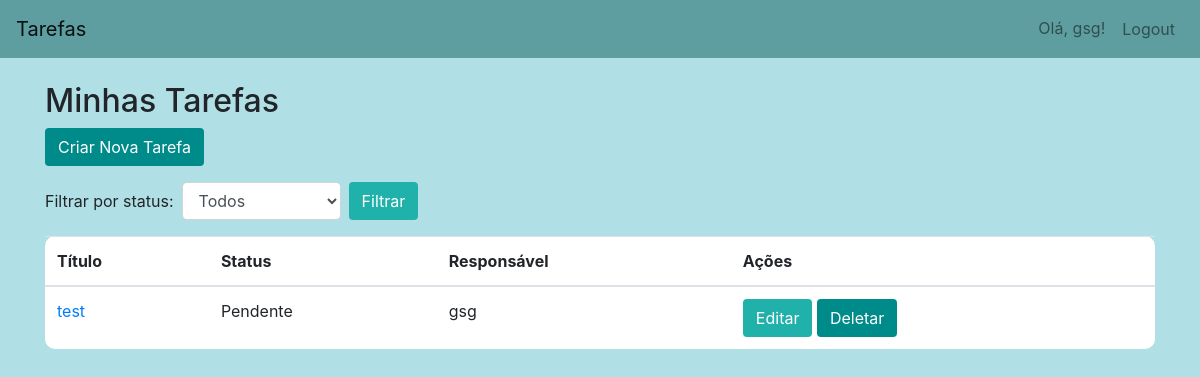
Before: /tasks/ (signed in) with the older database file.
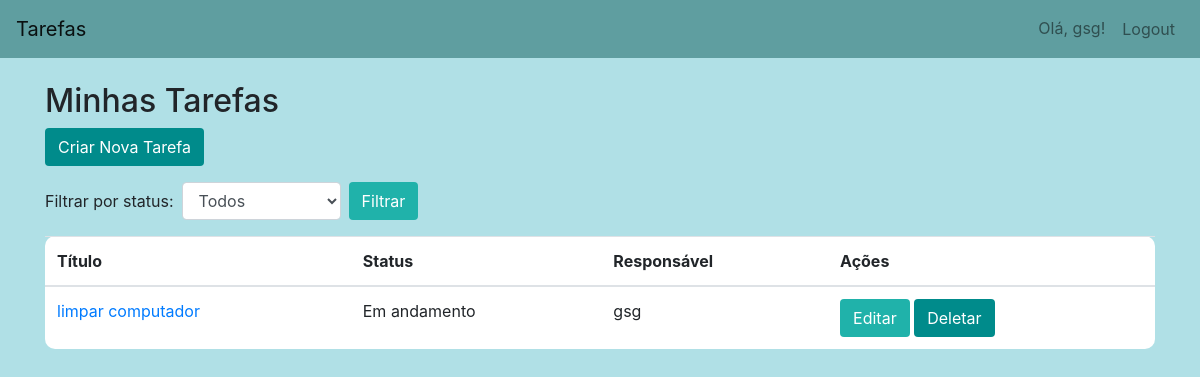
After: the same page with the newer database file.
### tasks/models.py (models this page shows, shortened)
class Task(models.Model):
    STATUS_CHOICES = [
        ('pending', 'Pendente'),
        ('in_progress', 'Em andamento'),
        ('completed', 'Concluída'),
    ]
    title = models.CharField(max_length=200)
    description = models.TextField(blank=True)
    status = models.CharField(max_length=20, choices=STATUS_CHOICES, default='pending')
    assigned_to = models.ForeignKey(User, related_name='tasks', on_delete=models.CASCADE)
    created_at = models.DateTimeField(auto_now_add=True)
    updated_at = models.DateTimeField(auto_now=True)

### tasks/views.py (the view)
# urls.py: path('', lambda request: redirect('task_list')),  # Redirecionar a raiz (/) para a lista de tarefas
@login_required
def task_list(request):
    status_filter = request.GET.get('status')
    if status_filter:
        tasks = Task.objects.filter(assigned_to=request.user, status=status_filter)
    else:
        tasks = Task.objects.filter(assigned_to=request.user)
    return render(request, 'tasks/task_list.html', {'tasks': tasks, 'status_filter': status_filter})

### templates/tasks/task_list.html (shortened to what this page needs)
{% extends 'base.html' %}
{% block content %}
    <div class="mt-4">
        <h2>Minhas Tarefas</h2>
        <div class="mb-3">
            <a href="{% url 'task_create' %}" class="btn" style="background-color:darkcyan;color:white">Criar Nova Tarefa</a>
        </div>
        <form method="GET" class="form-inline mb-3">
            <label for="status" class="mr-2">Filtrar por status:</label>
            <select name="status" id="status" class="form-control mr-2">
                <option value="">Todos</option>
            </select>
            <button type="submit" class="btn" style="background-color:lightseagreen;color:white">Filtrar</button>
        </form>
        <table class="table" style="background-color: white; border-radius: 10px">
            <thead>
            <tr>
                <th>Título</th>
                <th>Status</th>
                <th>Responsável</th>
                <th>Ações</th>
            </tr>
            </thead>
            <tbody>
            {% for task in tasks %}
                <tr>
                    <td><a href="{% url 'task_edit' task.id %}">{{ task.title }}</a></td>
                    <td>{{ task.get_status_display }}</td>
                    <td>{{ task.assigned_to.username }}</td>
                    <td>
                        <a href="{% url 'task_edit' task.id %}" class="btn" style="background-color: lightseagreen; color: white">Editar</a>
                        <a href="{% url 'task_delete' task.id %}" class="btn" style="background-color:  darkcyan; color: white">Deletar</a>
                    </td>
                </tr>
            {% empty %}
                <tr>
                    <td colspan="4">Você não tem tarefas.</td>
                </tr>
            {% endfor %}
            </tbody>
        </table>
    </div>
{% endblock %}

### templates/base.html (shortened to what this page needs)
<!DOCTYPE html>
<html lang="pt-br">
<head>
    <link href="https://stackpath.bootstrapcdn.com/bootstrap/4.3.1/css/bootstrap.min.css" rel="stylesheet">
</head>
<body style="background-color: powderblue">
<nav class="navbar navbar-expand-lg navbar-light" style="background-color: cadetblue; color:black" >
    <a class="navbar-brand" href="{% url 'task_list' %}">Tarefas</a>
    <div class="collapse navbar-collapse">
        <ul class="navbar-nav ml-auto">
            {% if user.is_authenticated %}
                <li class="nav-item">
                    <a class="nav-link" href="#">Olá, {{ user.username }}!</a>
                </li>
                <form id="logout-form" method="POST" action="{% url 'logout' %}">
                    <button type="submit" class="btn btn-link nav-link">Logout</button>
                </form>
            {% endif %}
        </ul>
    </div>
</nav>
<div class="container">
    {% block content %}
    {% endblock %}
</div>
</body>
</html>

Changed rows visible on the page:
removed Task: title "test", status "Pendente", assigned_to.username "gsg"
added Task: title "limpar computador", status "Em andamento", assigned_to.username "gsg"
